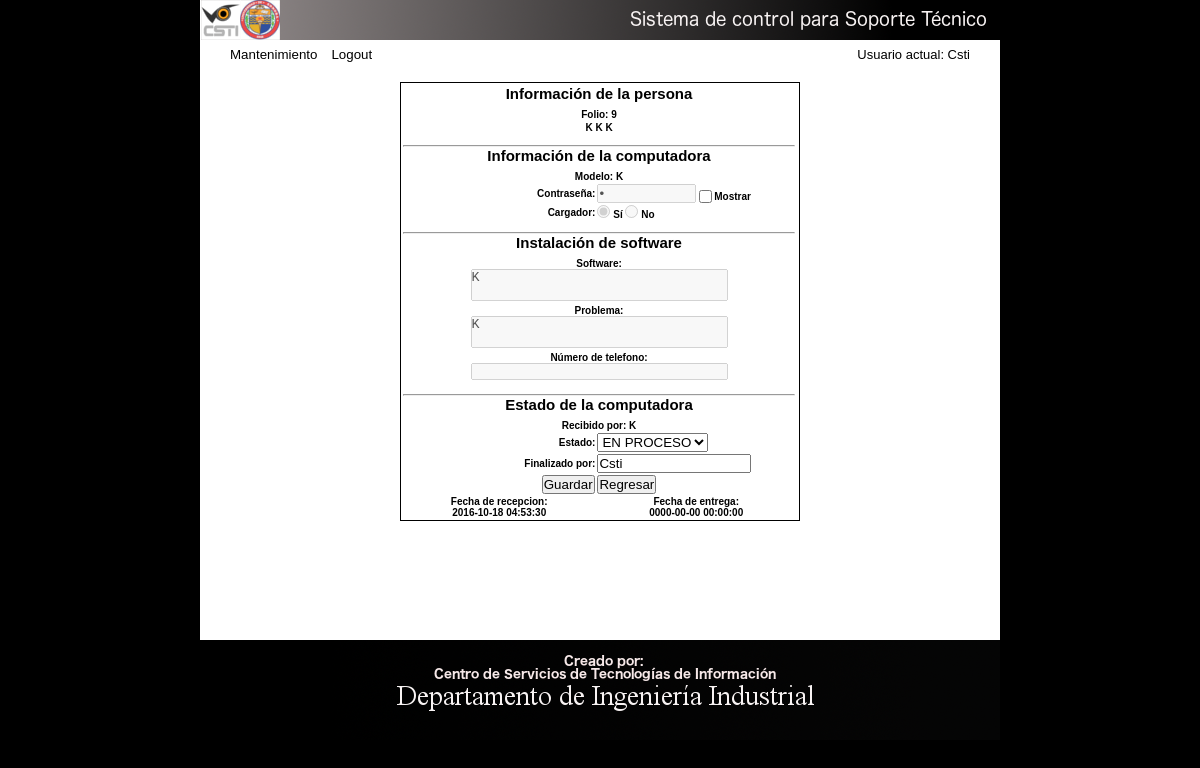
The app's page /mas_info.php?folio=9 (signed in) with its own data.
### tables this page shows
CREATE TABLE `info_persona` (
  `folio` int(11) NOT NULL AUTO_INCREMENT,
  `nombre` varchar(100) NOT NULL,
  `ap_paterno` varchar(50) NOT NULL,
  `ap_materno` varchar(50) NOT NULL,
  `modelo` varchar(100) NOT NULL,
  `pass` varchar(50) NOT NULL,
  `cargador` varchar(2) NOT NULL,
  `software` varchar(200) NOT NULL,
  `problema` varchar(200) NOT NULL,
  `recibido_por` varchar(100) NOT NULL,
  `estado` varchar(50) NOT NULL DEFAULT 'EN PROCESO',
  `finalizado_por` varchar(100) NOT NULL,
  `fecha_recepcion` datetime NOT NULL,
  `fecha_entrega` datetime NOT NULL,
  PRIMARY KEY (`folio`),
  UNIQUE KEY `folio_UNIQUE` (`folio`)
);

### mas_info.php (the view, shortened to what this page needs)
<!doctype html>
<?php
if (isset($_SESSION['usuario'])) {
  $visible = 'button';
} else {
  header("Location:login.php");
}
  $conn = new mysqli("localhost", "root", "1234", "sss_csti");
  $folio = $_GET["folio"];
  $sql = "select * from info_persona where folio=".$folio;
  $res = $conn->query($sql);
  while($rows = mysqli_fetch_array($res)) {
    $nombre = $rows[1];
    $ap_paterno = $rows[2];
    $ap_materno = $rows[3];
    $modelo = $rows[4];
    $pass = $rows[5];
    $cargador = $rows[6];
    $software = $rows[7];
    $problema = $rows[8];
    $recibido_por = $rows[9];
    $estado = $rows[10];
    $finalizado_por = $rows[11];
    $fecha_recepcion = $rows[12];
    $fecha_entrega = $rows[13];
    $cel = $rows[14];
  }
  if($finalizado_por==null){
    $finalizado_por=$_SESSION['usuario'];
  }
  $checked1 = ""; $checked2 = "";
  if($cargador === "SI") { $checked1 = "checked"; }
  else { $checked2 = "checked"; }
  $selected1 = ""; $selected2 = ""; $disabled = "readonly";
  if($estado === "EN PROCESO") { $selected1 = "selected"; }
  else { $selected2 = "selected"; $disabled = "disabled"; }
?>
<html lang="es">
  <head>
    <link rel="stylesheet" type="text/css" href="css/main.css">
    <link rel="stylesheet" type="text/css" href="css/info.css">
  </head>
  <body>
    <nav><img src="images/banner.png" /></nav>
    <main>
    <div id='top'>
      <div class="left">
        <input type='<?php echo $visible ?>' id='btnMantenimiento' class="boton over" name='btnMantenimiento' value='Mantenimiento' />
        <input type='<?php echo $visible ?>' id='btnLogout' class="boton over" name='btnLogout' value='Logout' />
      </div>
      <div class="right">
        <font face='Arial' size='2px'>Usuario actual: <?php echo $_SESSION['usuario'];?></font>
      </div>
    </div>
      <section id="top"></section>
      <section>
      <div id="div_center">
        <table id="info">
          <tr>
            <th colspan="2"><h2 class="titulos">Información de la persona</h2></th>
          </tr>
          <tr>
            <th colspan="2">Folio: <?php echo $folio; ?></th>
          </tr>
          <tr>
            <th colspan="2"><?php echo $nombre." ".$ap_paterno." ".$ap_materno; ?></th>
          </tr>
          <tr>
            <th colspan="2"><hr/><h2 class="titulos">Información de la computadora</h2></th>
          </tr>
          <tr>
            <th colspan="2">Modelo: <?php echo $modelo; ?></th>
          </tr>
          <tr>
            <th id="r-left">Contraseña:</th>
            <th id="r-right"><input id="pass" class="pass" type="password" name="pass" value="<?php echo $pass; ?>" disabled /> <input type="checkbox" id="show" class="btn-radio-char"/><label class="chk">Mostrar</label></th>
          </tr>
          <tr>
            <th id="r-left">Cargador:</th>
            <th id="r-right"><input type="radio" name="cargador" value="si" <?php echo $checked1; ?> disabled /> Sí <input type="radio" name="cargador" value="no" <?php echo $checked2; ?> disabled /> No</th>
          </tr>
          <tr>
            <th colspan="2"><hr/><h2 class="titulos">Instalación de software</h2></th>
          </tr>
          <tr>
            <th colspan="2">Software:<br/><textarea rows="2" cols="30" disabled style="resize:none"><?php echo $software; ?></textarea></th>
          </tr>
          <tr>
            <th colspan="2">Problema:<br/><textarea rows="2" cols="30" disabled style="resize:none"><?php echo $problema; ?></textarea></th>
          </tr>
          <tr>
            <th colspan="2">Número de telefono:<br/><textarea rows="1" cols="30" disabled style="resize:none"><?php echo $cel; ?></textarea></th>
          </tr>
          <tr>
            <th colspan="2"><hr/><h2 class="titulos">Estado de la computadora</h2></th>
          </tr>
          <tr>
            <th colspan="2">Recibido por: <?php echo $recibido_por; ?></th>
          </tr>
          <tr>
            <th id="r-left">Estado:</th>
            <th id="r-right">
              <select id="select_estado" <?php echo $disabled; ?>>
                <option <?php echo $selected1; ?>>EN PROCESO</option>
              </select>
            </th>
          </tr>
          <tr>
            <th id="r-left">Finalizado por:</th>
            <th id="r-right"><input id="finalizado_por" class="inputs" type="text" name="finalizado_por" value="<?php echo $finalizado_por; ?>" <?php echo $disabled; ?> /></th>
          </tr>
          <tr>
            <th colspan="2"><input id="btn_guardar_info" class="boton" type="button" name="btn_guardar_info" value="Guardar" <?php echo $disabled; ?> /> <input id="btn_regresar" class="boton" type="button" name="btn_regresar" value="Regresar" /> <input type="hidden" name="hidden_id" id="hidden_id" value="<?php echo $folio; ?>" /></th>
          </tr>
          <tr>
            <th id="l-fecha">Fecha de recepcion:<br/> <?php echo $fecha_recepcion; ?></th>
            <th id="r-fecha">Fecha de entrega:<br/> <?php echo $fecha_entrega; ?></th>
          </tr>
        </table>
      </div>
    </section>
    </main>
    <footer><img src="images/footer.png" /></footer>
  </body>
</html>

### css/main.css (style rules this page uses)
* { margin: 0px; padding: 0px; }
body { width: 800px; margin: auto; background-color: black; display: block; }
nav { display: block; width: 800px; height: 40px; background-color: white; }
main { display: inline-block; width: 800px; height: 600px; background-color: white; }
footer { width: 800px; height: 100px; background-color: gray; }
.boton { cursor: pointer; }
.left { float: left; }
.right { text-align: right; }
input#btnLogout,input#btnMantenimiento, input#btnSoftInst { padding: 0; border: none; background: white; margin-right: 10px; }
div#top { margin-top: 5px; margin-left: 30px; margin-right: 30px; margin-bottom: 5px; }
.inputs { width: 150px; }
.pass { width: 95px; }
.titulos { margin-bottom: 5px; }
.btn-radio-char, label { position: relative; margin-top: 2px; display: inline-block; vertical-align: middle; }
.chk { margin-left: 2px; }
hr { margin-top: 10px; }

### css/info.css (style rules this page uses)
section#top { width: 800px; height: 4px; background-color: white; }
div#div_center { width: 800px; height: 300px; margin-top: 10px; background-color: white; }
table#info { width: 400px; margin: 0 auto; border: 1px solid black; font-family: arial; font-size: 10px; }
th#r-left { width: 200px; text-align: right; }
th#r-right { width: 200px; text-align: left; }
th#l-fecha { text-align: center; }
th#r-fecha { text-align: center; }

### records on screen
info_persona: nombre "K", ap_paterno "K", ap_materno "K", modelo "K", software "K", problema "K", recibido_por "K", fecha_recepcion "2016-10-18 04:53:30", fecha_entrega "0000-00-00 00:00:00"

### other values on screen
$_SESSION['usuario'] "Csti"
$folio "9"
